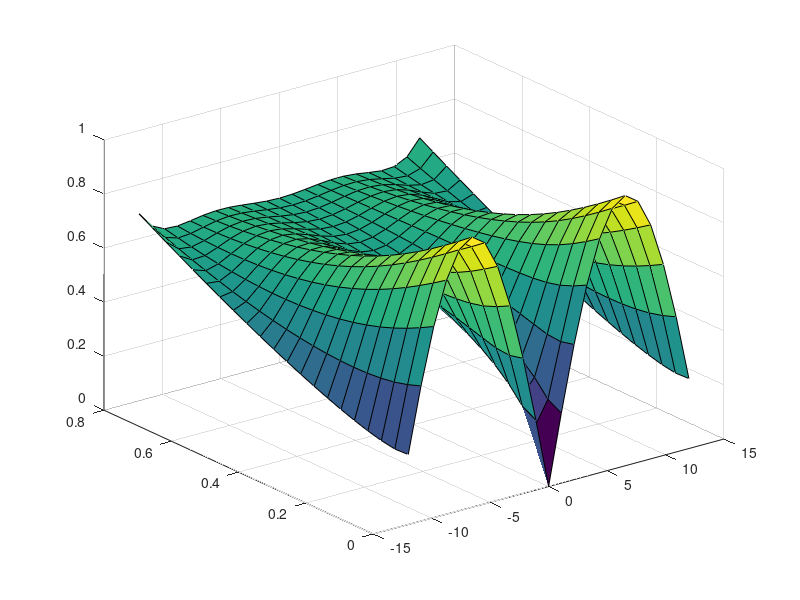

Write MATLAB code to recreate this figure.
clear 
clc 
rng(0) 

Nplus = 12; 
Nminus = -12; 
M = 20; 
T = 0.8; 
deltax = pi/Nplus; 
deltatau = T/M; 
theta = 0.5; 
% theta = 0; 
kappa = deltatau/(deltax.^2);
u0 = @(x) abs(sin(x)); 
um = @(x,t) t; 
up = @(x,t) t; 

dim = Nplus - Nminus -1; % This because we take the boundary conditions as 
                         % given 


C1 = (1 + 2*theta*kappa).*eye(dim,dim) ; 
C2 = diag((-theta*kappa).*ones(1,dim-1),1); 
C3 = diag((-theta*kappa).*ones(1,dim-1),-1);
C = C1 + C2 + C3; 

D1 = (1 - 2*(1-theta)*kappa).*eye(dim,dim) ; 
D2 = diag(((1-theta)*kappa).*ones(1,dim-1),1); 
D3 = diag(((1-theta)*kappa).*ones(1,dim-1),-1);
D = D1 + D2 + D3; 

U = zeros(dim,M+1) ; % We go from time 0 to M and MATLAB starts at 1
U(:,1) = u0(deltax.*((Nminus+1):(Nplus-1))).'; % Intial condition

B = [um(Nminus*deltax,deltatau*(0:M)); 
    zeros(dim-2,M+1); 
    up(Nplus*deltax,deltatau*(0:M))]; 

for ix = 2:M+1
    bm = B(:,ix-1); 
    bm_plus1 = B(:,ix); 
    U(:,ix) = C\(D*U(:,ix-1) + kappa*((1-theta)*bm + theta*bm_plus1));
    
end 

t = 0:deltatau:T; 
x = linspace(Nminus,Nplus,dim); 
[X,Tt] = meshgrid(t,x) ; 
figure()
surf(Tt,X,U)
